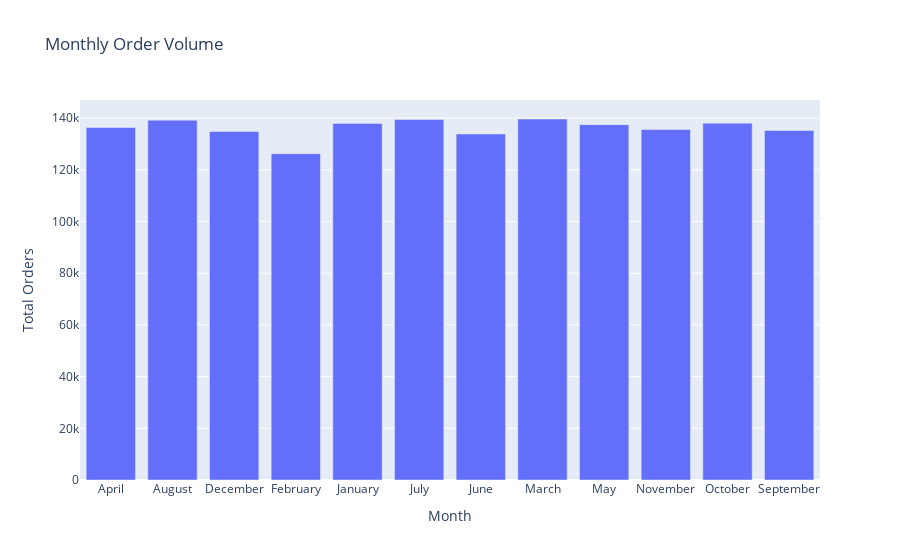

Notebook code cell kept with this figure:
### Code cell
# Monthly Order Volume Analysis
monthly_order_volume = product_data.groupby('Month')['Order_Volume'].sum().reset_index()
# Plotting Monthly Order Volume
fig = px.bar(monthly_order_volume, x='Month', y='Order_Volume', title='Monthly Order Volume', 
             labels={'Order_Volume': 'Total Orders'})
fig.show()

### Figure 1 — Plotly figure (JSON) as saved in the notebook; plotly's stock layout.template omitted (floating-point values rounded to 4 significant figures)
{"data": [{"alignmentgroup": "True", "hovertemplate": "Month=%{x}<br>Total Orders=%{y}<extra></extra>", "legendgroup": "", "marker": {"color": "#636efa", "pattern": {"shape": ""}}, "name": "", "offsetgroup": "", "orientation": "v", "showlegend": false, "textposition": "auto", "type": "bar", "x": ["April", "August", "December", "February", "January", "July", "June", "March", "May", "November", "October", "September"], "xaxis": "x", "y": [136382, 139193, 134822, 126248, 137939, 139447, 133861, 139658, 137476, 135565, 138046, 135201], "yaxis": "y"}], "layout": {"barmode": "relative", "legend": {"tracegroupgap": 0}, "title": {"text": "Monthly Order Volume"}, "xaxis": {"anchor": "y", "domain": [0, 1], "title": {"text": "Month"}}, "yaxis": {"anchor": "x", "domain": [0, 1], "title": {"text": "Total Orders"}}}}
